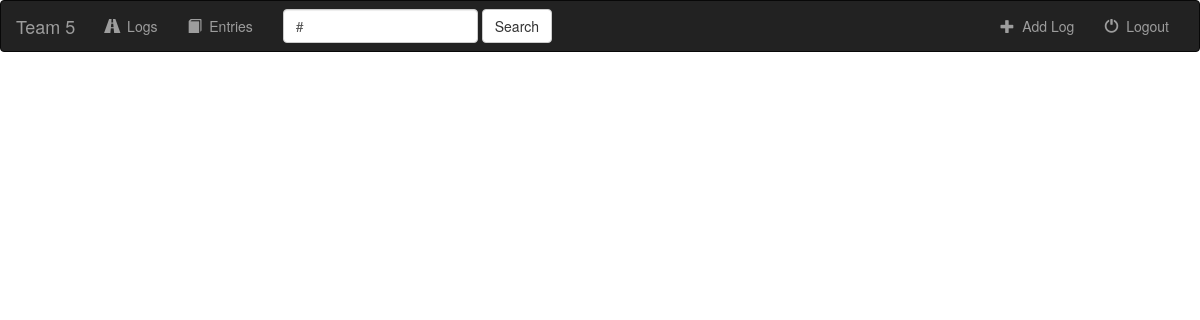
Before: / with the older database file.
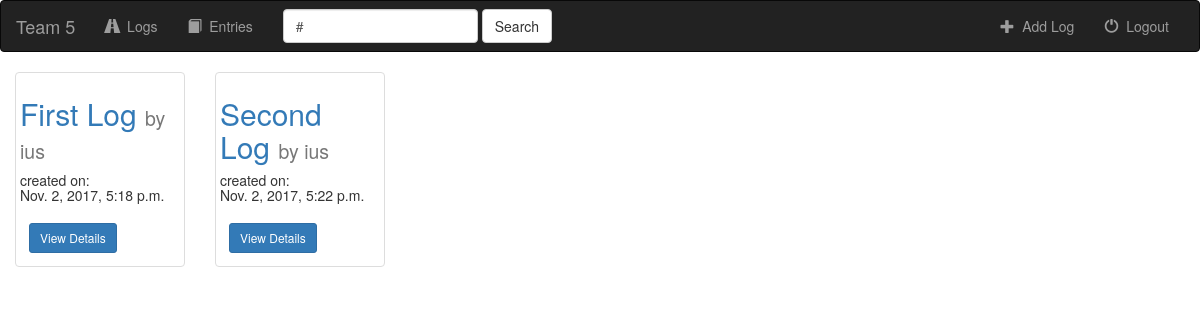
After: the same page with the newer database file.
### Logbook/models.py (models this page shows, shortened)
class Log(models.Model):
    user = models.ForeignKey(User, default = 1)
    log_title = models.CharField(max_length = 20)
    log_category = models.CharField(max_length = 20)
    log_date = models.DateTimeField()

### Logbook/views.py (the view)
# urls.py: url(r'^', views.IndexView.as_view(), name = 'index'),
class IndexView(generic.ListView):
    template_name = 'Logbook/index.html'
    context_object_name = 'all_logs'
    def get_queryset(self):
        return Log.objects.all()

### Logbook/templates/Logbook/index.html
{% extends 'Logbook/base.html' %}
{%block body%}
        {% for log in all_logs %}
        <div class="col-sm-4 col-lg-2">
                  <div class="thumbnail">
                      <h2><a href="#">
                          {{ log.log_title }} <small>  by {{log.user}}</small>
                      </a></h2>
                      <h5>created on: <br> {{log.log_date}}</h5>
                      <div class="caption">
                          <a href="#" class="btn btn-primary btn-sm" role="button">View Details</a>
                      </div>
                  </div>
              </div>
        {% endfor %}
{%endblock%}

### Logbook/templates/Logbook/base.html (shortened to what this page needs)
<!DOCTYPE html>
<html lang = "en">
<head>
    {% load staticfiles %}
    <link rel="stylesheet" href="https://maxcdn.bootstrapcdn.com/bootstrap/3.3.6/css/bootstrap.min.css">
    <link rel="stylesheet" type="Logbook/css" href="{% static 'Logbook/style.css' %}"/>
</head>
<body>
<nav class="navbar navbar-inverse">
    <div class="container-fluid">
        <div class="navbar-header">
            <a class="navbar-brand" href="{% url 'Logbook:index' %}">Team 5</a>
        </div>
        <div class="collapse navbar-collapse" id="topNavBar">
            <ul class="nav navbar-nav">
                <li class="{% block logs_active %}{% endblock %}"><a href="{% url 'Logbook:index' %}"><span class="glyphicon glyphicon-road" aria-hidden="true"></span>&nbsp; Logs</a></li>
                <li class="{% block entrys_active %}{% endblock %}"><a href="#"><span class="glyphicon glyphicon-book" aria-hidden="true"></span>&nbsp; Entries</a></li>
            </ul>
            <form class="navbar-form navbar-left" role="search" method="get" action="{% url 'Logbook:index' %}">
                <div class="form-group">
                    <input type="text" class="form-control" name="q" value="#">
                </div>
                <button type="submit" class="btn btn-default">Search</button>
            </form>
            <ul class="nav navbar-nav navbar-right">
                <li>
                    <a href="#">
                        <span class="glyphicon glyphicon-plus" aria-hidden="true"></span>&nbsp; Add Log
                    </a>
                </li>
                <li>
                    <a href="#">
                        <span class="glyphicon glyphicon-off" aria-hidden="true"></span>&nbsp; Logout
                    </a>
                </li>
            </ul>
        </div>
    </div>
</nav>
{% block body %}
{% endblock %}
</body>
</html>

Changed rows visible on the page:
added Log: log_title "First Log", user "ius", log_date "Nov. 2, 2017, 5:18 p.m."
added Log: log_title "Second Log", user "ius", log_date "Nov. 2, 2017, 5:22 p.m."
